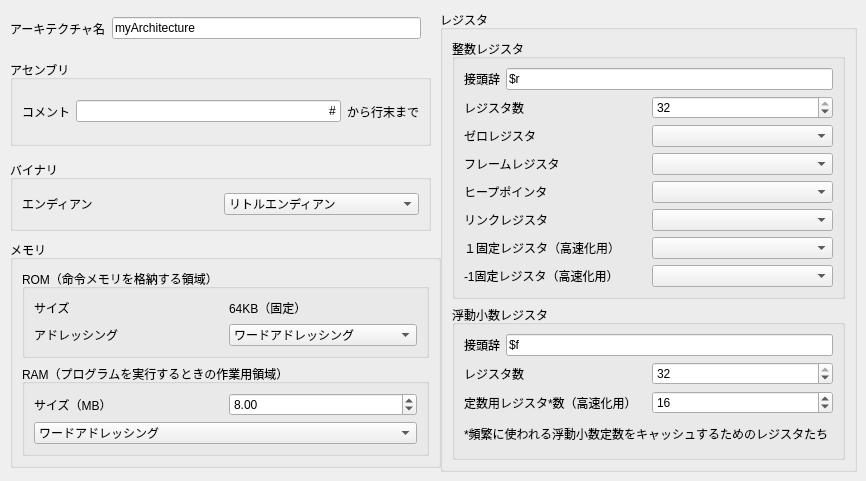
     <widget class="QWidget" name="tab">
      <attribute name="title">
       <string>全般</string>
      </attribute>
      <widget class="QWidget" name="layoutWidget">
       <property name="geometry">
        <rect>
         <x>10</x>
         <y>10</y>
         <width>411</width>
         <height>37</height>
        </rect>
       </property>
       <layout class="QHBoxLayout" name="horizontalLayout_22">
        <item>
         <widget class="QLabel" name="label_24">
          <property name="text">
           <string>アーキテクチャ名</string>
          </property>
         </widget>
        </item>
        <item>
         <widget class="QLineEdit" name="lineArchName">
          <property name="text">
           <string>myArchitecture</string>
          </property>
         </widget>
        </item>
       </layout>
      </widget>
      <widget class="QGroupBox" name="groupBox_7">
       <property name="geometry">
        <rect>
         <x>10</x>
         <y>60</y>
         <width>421</width>
         <height>86</height>
        </rect>
       </property>
       <property name="title">
        <string>アセンブリ</string>
       </property>
       <layout class="QVBoxLayout" name="verticalLayout_6">
        <item>
         <layout class="QHBoxLayout" name="horizontalLayout_21">
          <item>
           <widget class="QLabel" name="label_25">
            <property name="text">
             <string>コメント</string>
            </property>
           </widget>
          </item>
          <item>
           <widget class="QLineEdit" name="lineComment">
            <property name="text">
             <string>#</string>
            </property>
            <property name="alignment">
             <set>Qt::AlignRight|Qt::AlignTrailing|Qt::AlignVCenter</set>
            </property>
           </widget>
          </item>
          <item>
           <widget class="QLabel" name="label_26">
            <property name="text">
             <string>から行末まで</string>
            </property>
           </widget>
          </item>
         </layout>
        </item>
       </layout>
      </widget>
      <widget class="QGroupBox" name="groupBox_8">
       <property name="geometry">
        <rect>
         <x>10</x>
         <y>160</y>
         <width>421</width>
         <height>71</height>
        </rect>
       </property>
       <property name="title">
        <string>バイナリ</string>
       </property>
       <layout class="QVBoxLayout" name="verticalLayout_5">
        <item>
         <layout class="QHBoxLayout" name="horizontalLayout_20">
          <item>
           <widget class="QLabel" name="label_27">
            <property name="text">
             <string>エンディアン</string>
            </property>
           </widget>
          </item>
          <item>
           <widget class="QComboBox" name="comboEndian">
            <item>
             <property name="text">
              <string>リトルエンディアン</string>
             </property>
            </item>
            <item>
             <property name="text">
              <string>ビッグエンディアン</string>
             </property>
            </item>
           </widget>
          </item>
         </layout>
        </item>
       </layout>
      </widget>
      <widget class="QGroupBox" name="groupBox_4">
       <property name="geometry">
        <rect>
         <x>10</x>
         <y>240</y>
         <width>431</width>
         <height>228</height>
        </rect>
       </property>
       <property name="title">
        <string>メモリ</string>
       </property>
       <property name="flat">
        <bool>false</bool>
       </property>
       <layout class="QVBoxLayout" name="verticalLayout_11">
        <item>
         <widget class="QGroupBox" name="groupBox_5">
          <property name="title">
           <string>ROM（命令メモリを格納する領域）</string>
          </property>
          <layout class="QVBoxLayout" name="verticalLayout_3">
           <item>
            <layout class="QHBoxLayout" name="horizontalLayout_18">
             <item>
              <widget class="QLabel" name="label_19">
               <property name="text">
                <string>サイズ</string>
               </property>
              </widget>
             </item>
             <item>
              <widget class="QLabel" name="label_20">
               <property name="text">
                <string>64KB（固定）</string>
               </property>
              </widget>
             </item>
            </layout>
           </item>
           <item>
            <layout class="QHBoxLayout" name="horizontalLayout_17">
             <item>
              <widget class="QLabel" name="label_22">
               <property name="text">
                <string>アドレッシング</string>
               </property>
              </widget>
             </item>
             <item>
              <widget class="QComboBox" name="comboROMAddressing">
               <item>
                <property name="text">
                 <string>ワードアドレッシング</string>
                </property>
               </item>
               <item>
                <property name="text">
                 <string>バイトアドレッシング</string>
                </property>
               </item>
              </widget>
             </item>
            </layout>
           </item>
          </layout>
         </widget>
        </item>
        <item>
         <widget class="QGroupBox" name="groupBox_6">
          <property name="title">
           <string>RAM（プログラムを実行するときの作業用領域）</string>
          </property>
          <layout class="QVBoxLayout" name="verticalLayout_7">
           <item>
            <layout class="QHBoxLayout" name="horizontalLayout_24">
             <item>
              <widget class="QLabel" name="label_21">
               <property name="text">
                <string>サイズ（MB）</string>
               </property>
              </widget>
             </item>
             <item>
              <widget class="QDoubleSpinBox" name="spinRAMSize">
               <property name="singleStep">
                <double>0.500000000000000</double>
               </property>
               <property name="value">
                <double>8.000000000000000</double>
               </property>
              </widget>
             </item>
            </layout>
           </item>
           <item>
            <layout class="QHBoxLayout" name="horizontalLayout_19">
             <item>
              <widget class="QComboBox" name="comboRAMAddressing">
               <item>
                <property name="text">
                 <string>ワードアドレッシング</string>
                </property>
               </item>
               <item>
                <property name="text">
                 <string>バイトアドレッシング</string>
                </property>
               </item>
              </widget>
             </item>
            </layout>
           </item>
          </layout>
         </widget>
        </item>
       </layout>
      </widget>
      <widget class="QGroupBox" name="groupBox">
       <property name="geometry">
        <rect>
         <x>440</x>
         <y>10</y>
         <width>417</width>
         <height>462</height>
        </rect>
       </property>
       <property name="title">
        <string>レジスタ</string>
       </property>
       <layout class="QVBoxLayout" name="verticalLayout_8">
        <item>
         <widget class="QGroupBox" name="groupBox_2">
          <property name="title">
           <string>整数レジスタ</string>
          </property>
          <layout class="QVBoxLayout" name="verticalLayout_2">
           <item>
            <layout class="QHBoxLayout" name="horizontalLayout_2">
             <item>
              <widget class="QLabel" name="label">
               <property name="text">
                <string>接頭辞</string>
               </property>
              </widget>
             </item>
             <item>
              <widget class="QLineEdit" name="lineIRegPrefix">
               <property name="text">
                <string>$r</string>
               </property>
              </widget>
             </item>
            </layout>
           </item>
           <item>
            <layout class="QHBoxLayout" name="horizontalLayout_3">
             <item>
              <widget class="QLabel" name="label_2">
               <property name="text">
                <string>レジスタ数</string>
               </property>
              </widget>
             </item>
             <item>
              <widget class="QSpinBox" name="spinIRegNum">
               <property name="minimum">
                <number>1</number>
               </property>
               <property name="maximum">
                <number>32</number>
               </property>
               <property name="value">
                <number>32</number>
               </property>
              </widget>
             </item>
            </layout>
           </item>
           <item>
            <layout class="QHBoxLayout" name="horizontalLayout_8">
             <item>
              <widget class="QLabel" name="label_8">
               <property name="text">
                <string>ゼロレジスタ</string>
               </property>
              </widget>
             </item>
             <item>
              <widget class="QComboBox" name="comboZR"/>
             </item>
            </layout>
           </item>
           <item>
            <layout class="QHBoxLayout" name="horizontalLayout_13">
             <item>
              <widget class="QLabel" name="label_13">
               <property name="text">
                <string>フレームレジスタ</string>
               </property>
              </widget>
             </item>
             <item>
              <widget class="QComboBox" name="comboFR">
               <property name="editable">
                <bool>false</bool>
               </property>
              </widget>
             </item>
            </layout>
           </item>
           <item>
            <layout class="QHBoxLayout" name="horizontalLayout_14">
             <item>
              <widget class="QLabel" name="label_14">
               <property name="text">
                <string>ヒープポインタ</string>
               </property>
              </widget>
             </item>
             <item>
              <widget class="QComboBox" name="comboHR"/>
             </item>
            </layout>
           </item>
           <item>
            <layout class="QHBoxLayout" name="horizontalLayout_9">
             <item>
              <widget class="QLabel" name="label_9">
               <property name="text">
                <string>リンクレジスタ</string>
               </property>
              </widget>
             </item>
             <item>
              <widget class="QComboBox" name="comboLR"/>
             </item>
            </layout>
           </item>
           <item>
            <layout class="QHBoxLayout" name="horizontalLayout_15">
             <item>
              <widget class="QLabel" name="label_15">
               <property name="text">
                <string>１固定レジスタ（高速化用）</string>
               </property>
              </widget>
             </item>
             <item>
              <widget class="QComboBox" name="comboP1R"/>
             </item>
            </layout>
           </item>
           <item>
            <layout class="QHBoxLayout" name="horizontalLayout_16">
             <item>
              <widget class="QLabel" name="label_16">
               <property name="text">
                <string>-1固定レジスタ（高速化用）</string>
               </property>
              </widget>
             </item>
             <item>
              <widget class="QComboBox" name="comboM1R"/>
             </item>
            </layout>
           </item>
          </layout>
         </widget>
        </item>
        <item>
         <widget class="QGroupBox" name="groupBox_3">
          <property name="title">
           <string>浮動小数レジスタ</string>
          </property>
          <layout class="QVBoxLayout" name="verticalLayout_4">
           <item>
            <layout class="QHBoxLayout" name="horizontalLayout_6">
             <item>
              <widget class="QLabel" name="label_5">
               <property name="text">
                <string>接頭辞</string>
               </property>
              </widget>
             </item>
             <item>
              <widget class="QLineEdit" name="lineFRegPrefix">
               <property name="text">
                <string>$f</string>
               </property>
              </widget>
             </item>
            </layout>
           </item>
           <item>
            <layout class="QHBoxLayout" name="horizontalLayout_5">
             <item>
              <widget class="QLabel" name="label_4">
               <property name="text">
                <string>レジスタ数</string>
               </property>
              </widget>
             </item>
             <item>
              <widget class="QSpinBox" name="spinFRegNum">
               <property name="minimum">
                <number>1</number>
               </property>
               <property name="maximum">
                <number>32</number>
               </property>
               <property name="value">
                <number>32</number>
               </property>
              </widget>
             </item>
            </layout>
           </item>
           <item>
            <layout class="QHBoxLayout" name="horizontalLayout_7">
             <item>
              <widget class="QLabel" name="label_6">
               <property name="text">
                <string>定数用レジスタ*数（高速化用）</string>
               </property>
              </widget>
             </item>
             <item>
              <widget class="QSpinBox" name="spinFRegConstNum">
               <property name="minimum">
                <number>0</number>
               </property>
               <property name="maximum">
                <number>32</number>
               </property>
               <property name="value">
                <number>16</number>
               </property>
              </widget>
             </item>
            </layout>
           </item>
           <item>
            <widget class="QLabel" name="label_7">
             <property name="text">
              <string>*頻繁に使われる浮動小数定数をキャッシュするためのレジスタたち</string>
             </property>
            </widget>
           </item>
          </layout>
          <zorder>label_7</zorder>
          <zorder></zorder>
         </widget>
        </item>
       </layout>
      </widget>
     </widget>
